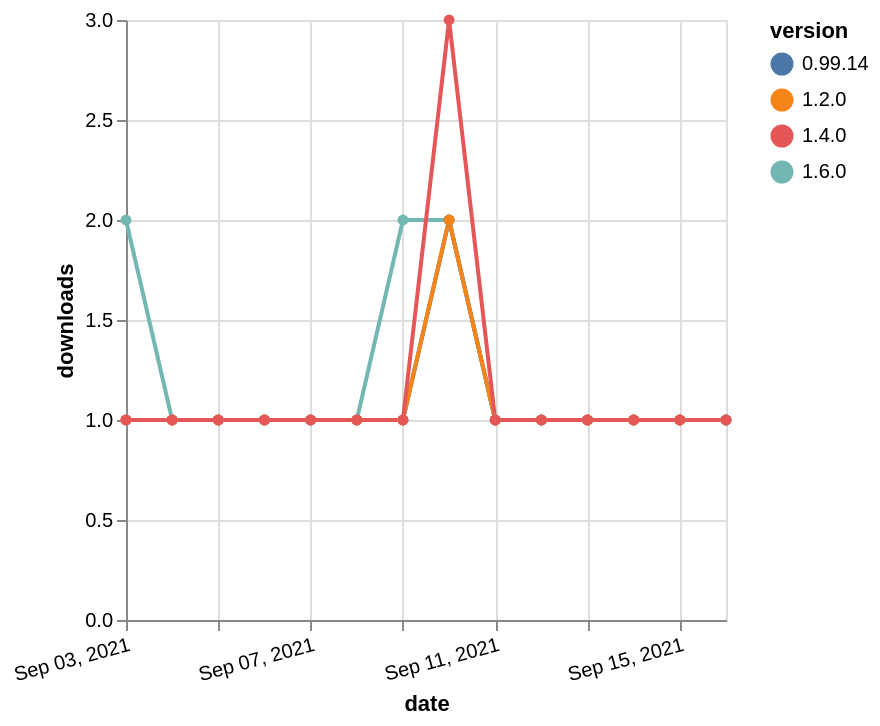

Specify this chart in Vega-Lite:
### Vega-Lite specification from a JSON file in a GitHub repository (floating-point values rounded to 4 significant figures)
{"$schema": "https://vega.github.io/schema/vega-lite/v5.json", "description": "A simple bar chart with embedded data.", "data": {"values": [{"date": "2021-09-03", "total": 132, "delta": 2, "version": "1.6.0"}, {"date": "2021-09-04", "total": 133, "delta": 1, "version": "1.6.0"}, {"date": "2021-09-05", "total": 134, "delta": 1, "version": "1.6.0"}, {"date": "2021-09-06", "total": 135, "delta": 1, "version": "1.6.0"}, {"date": "2021-09-07", "total": 136, "delta": 1, "version": "1.6.0"}, {"date": "2021-09-08", "total": 137, "delta": 1, "version": "1.6.0"}, {"date": "2021-09-09", "total": 139, "delta": 2, "version": "1.6.0"}, {"date": "2021-09-10", "total": 141, "delta": 2, "version": "1.6.0"}, {"date": "2021-09-11", "total": 142, "delta": 1, "version": "1.6.0"}, {"date": "2021-09-12", "total": 143, "delta": 1, "version": "1.6.0"}, {"date": "2021-09-13", "total": 144, "delta": 1, "version": "1.6.0"}, {"date": "2021-09-14", "total": 145, "delta": 1, "version": "1.6.0"}, {"date": "2021-09-15", "total": 146, "delta": 1, "version": "1.6.0"}, {"date": "2021-09-16", "total": 147, "delta": 1, "version": "1.6.0"}, {"date": "2021-09-03", "total": 201, "delta": 1, "version": "0.99.14"}, {"date": "2021-09-04", "total": 202, "delta": 1, "version": "0.99.14"}, {"date": "2021-09-05", "total": 203, "delta": 1, "version": "0.99.14"}, {"date": "2021-09-06", "total": 204, "delta": 1, "version": "0.99.14"}, {"date": "2021-09-07", "total": 205, "delta": 1, "version": "0.99.14"}, {"date": "2021-09-08", "total": 206, "delta": 1, "version": "0.99.14"}, {"date": "2021-09-09", "total": 207, "delta": 1, "version": "0.99.14"}, {"date": "2021-09-10", "total": 209, "delta": 2, "version": "0.99.14"}, {"date": "2021-09-11", "total": 210, "delta": 1, "version": "0.99.14"}, {"date": "2021-09-12", "total": 211, "delta": 1, "version": "0.99.14"}, {"date": "2021-09-13", "total": 212, "delta": 1, "version": "0.99.14"}, {"date": "2021-09-14", "total": 213, "delta": 1, "version": "0.99.14"}, {"date": "2021-09-15", "total": 214, "delta": 1, "version": "0.99.14"}, {"date": "2021-09-16", "total": 215, "delta": 1, "version": "0.99.14"}, {"date": "2021-09-03", "total": 164, "delta": 1, "version": "1.2.0"}, {"date": "2021-09-04", "total": 165, "delta": 1, "version": "1.2.0"}, {"date": "2021-09-05", "total": 166, "delta": 1, "version": "1.2.0"}, {"date": "2021-09-06", "total": 167, "delta": 1, "version": "1.2.0"}, {"date": "2021-09-07", "total": 168, "delta": 1, "version": "1.2.0"}, {"date": "2021-09-08", "total": 169, "delta": 1, "version": "1.2.0"}, {"date": "2021-09-09", "total": 170, "delta": 1, "version": "1.2.0"}, {"date": "2021-09-10", "total": 172, "delta": 2, "version": "1.2.0"}, {"date": "2021-09-11", "total": 173, "delta": 1, "version": "1.2.0"}, {"date": "2021-09-12", "total": 174, "delta": 1, "version": "1.2.0"}, {"date": "2021-09-13", "total": 175, "delta": 1, "version": "1.2.0"}, {"date": "2021-09-14", "total": 176, "delta": 1, "version": "1.2.0"}, {"date": "2021-09-15", "total": 177, "delta": 1, "version": "1.2.0"}, {"date": "2021-09-16", "total": 178, "delta": 1, "version": "1.2.0"}, {"date": "2021-09-03", "total": 198, "delta": 1, "version": "1.4.0"}, {"date": "2021-09-04", "total": 199, "delta": 1, "version": "1.4.0"}, {"date": "2021-09-05", "total": 200, "delta": 1, "version": "1.4.0"}, {"date": "2021-09-06", "total": 201, "delta": 1, "version": "1.4.0"}, {"date": "2021-09-07", "total": 202, "delta": 1, "version": "1.4.0"}, {"date": "2021-09-08", "total": 203, "delta": 1, "version": "1.4.0"}, {"date": "2021-09-09", "total": 204, "delta": 1, "version": "1.4.0"}, {"date": "2021-09-10", "total": 207, "delta": 3, "version": "1.4.0"}, {"date": "2021-09-11", "total": 208, "delta": 1, "version": "1.4.0"}, {"date": "2021-09-12", "total": 209, "delta": 1, "version": "1.4.0"}, {"date": "2021-09-13", "total": 210, "delta": 1, "version": "1.4.0"}, {"date": "2021-09-14", "total": 211, "delta": 1, "version": "1.4.0"}, {"date": "2021-09-15", "total": 212, "delta": 1, "version": "1.4.0"}, {"date": "2021-09-16", "total": 213, "delta": 1, "version": "1.4.0"}]}, "width": "container", "mark": {"type": "line", "point": {"filled": true}}, "encoding": {"x": {"field": "date", "type": "temporal", "timeUnit": "yearmonthdate", "title": "date", "axis": {"labelAngle": -15}}, "y": {"field": "delta", "type": "quantitative", "title": "downloads"}, "color": {"field": "version", "type": "nominal"}, "tooltip": {"field": "delta"}}}
